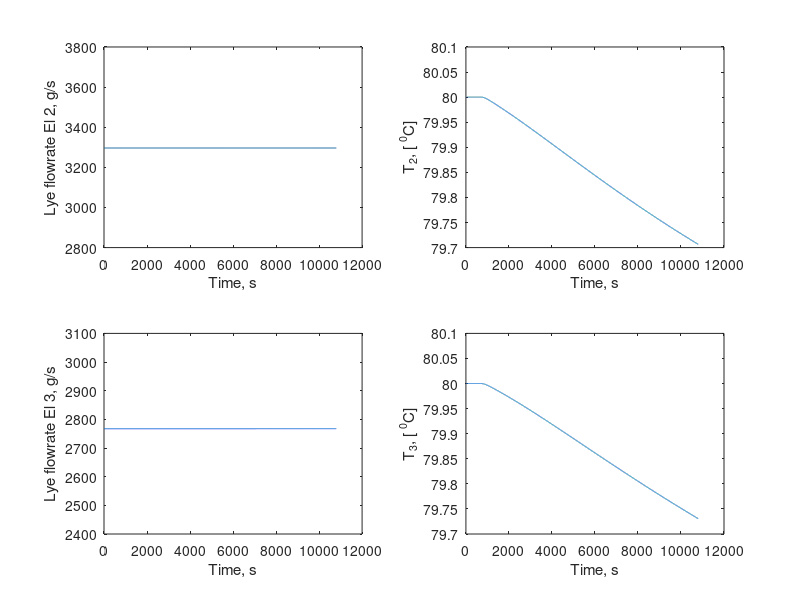
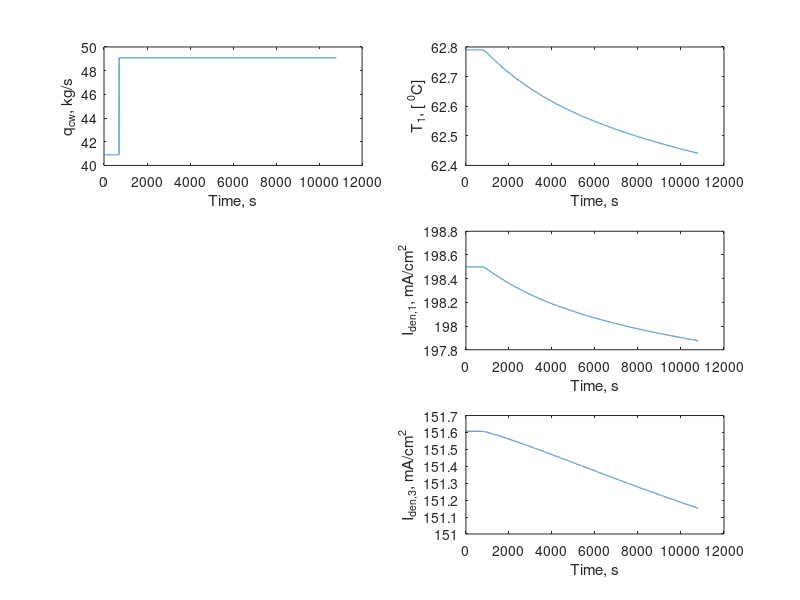
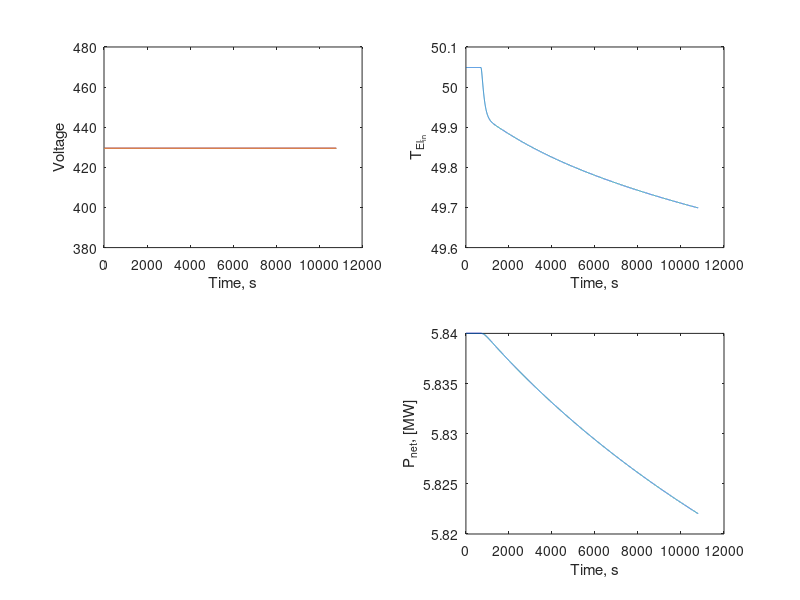
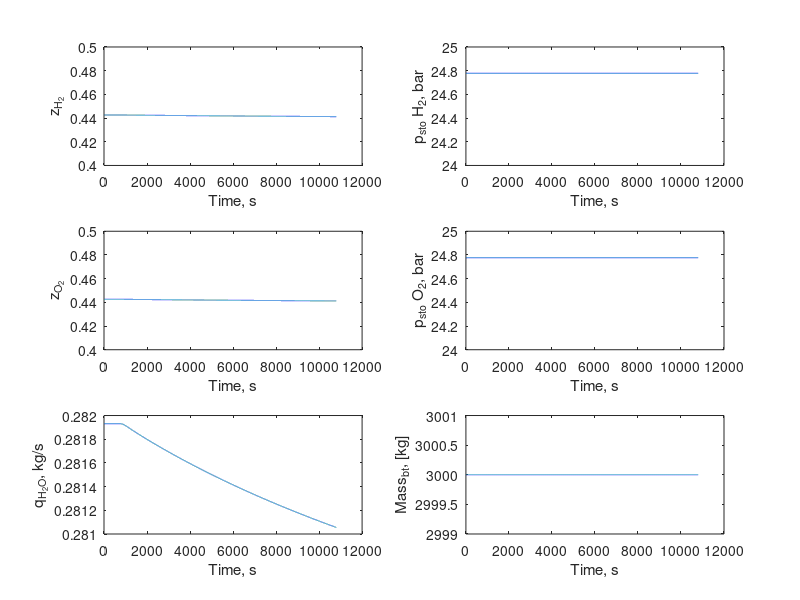

Recreate these plots in MATLAB, in order.
clc
clear
close all

load data_closeloop_qcwstep_3hr


figure()
%plots for MVs qlye2 and qlye3 
subplot(2,2,1)
plot(qlye(:,2))
xlabel('Time, s')
ylabel('Lye flowrate El 2, g/s')
subplot(2,2,3)
plot(qlye(:,3))
xlabel('Time, s')
ylabel('Lye flowrate El 3, g/s')
%CVs
subplot(2,2,2)
plot(Temp(:,2))
xlabel('Time, s')
ylabel('T_2, [ ^0C]')
subplot(2,2,4)
plot(Temp(:,3))
xlabel('Time, s')
ylabel('T_3, [ ^0C]')

figure()
%plots for the qcw as MV
subplot(3,2,1)
plot(q_cw./1000)
xlabel('Time, s')
ylabel('q_{cw}, kg/s')
%CVs
subplot(3,2,2)
plot(Temp(:,1))
xlabel('Time, s')
ylabel('T_1, [ ^0C]')
subplot(3,2,4)
plot(I_den(:,1))
xlabel('Time, s')
ylabel('I_{den,1}, mA/cm^2')
subplot(3,2,6)
plot(I_den(:,3))
xlabel('Time, s')
ylabel('I_{den,3}, mA/cm^2')

figure()
%plots for Vel as MV
subplot(2,2,1)
plot(V_El)
xlabel('Time, s')
ylabel('Voltage')
%CVs
subplot(2,2,2)
for i=1:length(Temp)
    TkGrad(i) = max(Temp(i,:))-Telin(i);
end
plot(Telin)
xlabel('Time, s')
ylabel('T_{El_{in}}')
subplot(2,2,4)
plot(P_net./1e6)
xlabel('Time, s')
ylabel('P_{net}, [MW]')

figure()
%plot for the states with zero ss effect
%MVs
subplot(3,2,1)
plot(ZH2)
ylim([.4 .5])
xlabel('Time, s')
ylabel('z_{H_2}')
subplot(3,2,3)
plot(ZO2)
ylim([.4 .5])
xlabel('Time, s')
ylabel('z_{O_2}')
subplot(3,2,5)
plot(q_H2O./1000)
xlabel('Time, s')
ylabel('q_{H_2O}, kg/s')
%CVs
subplot(3,2,2)
plot(PstoH2)
ylim([24 25])
xlabel('Time, s')
ylabel('p_{sto} H_2, bar')
subplot(3,2,4)
plot(PstoO2)
ylim([24 25])
xlabel('Time, s')
ylabel('p_{sto} O_2, bar')
subplot(3,2,6)
plot(mBufferT./1000)
ylim([2999 3001])
ylabel('Mass_{bt}, [kg]')
xlabel('Time, s')


% figure()
% subplot(2,1,1)
% plot(V_El)
% xlabel('Time, s')
% ylabel('Voltage')
% subplot(2,1,2)
% plot(I_den(:,1))
% xlabel('Time, s')
% ylabel('I_{den,1}, mA/cm^2')

% figure()
% subplot(2,3,1)
% plot(Qnet(:,1))
% xlabel('Time, s')
% ylabel('Q_{net,1}')
% subplot(2,3,2)
% plot(Qnet(:,2))
% xlabel('Time, s')
% ylabel('Q_{net,2}')
% subplot(2,3,3)
% plot(Qnet(:,3))
% xlabel('Time, s')
% ylabel('Q_{net,3}')
% subplot(2,3,4)
% plot(Temp(:,1))
% xlabel('Time, s')
% ylabel('T_{el,1}')
% subplot(2,3,5)
% plot(Temp(:,2))
% xlabel('Time, s')
% ylabel('T_{el,2}')
% subplot(2,3,6)
% plot(Temp(:,3))
% xlabel('Time, s')
% ylabel('T_{el,3}')

